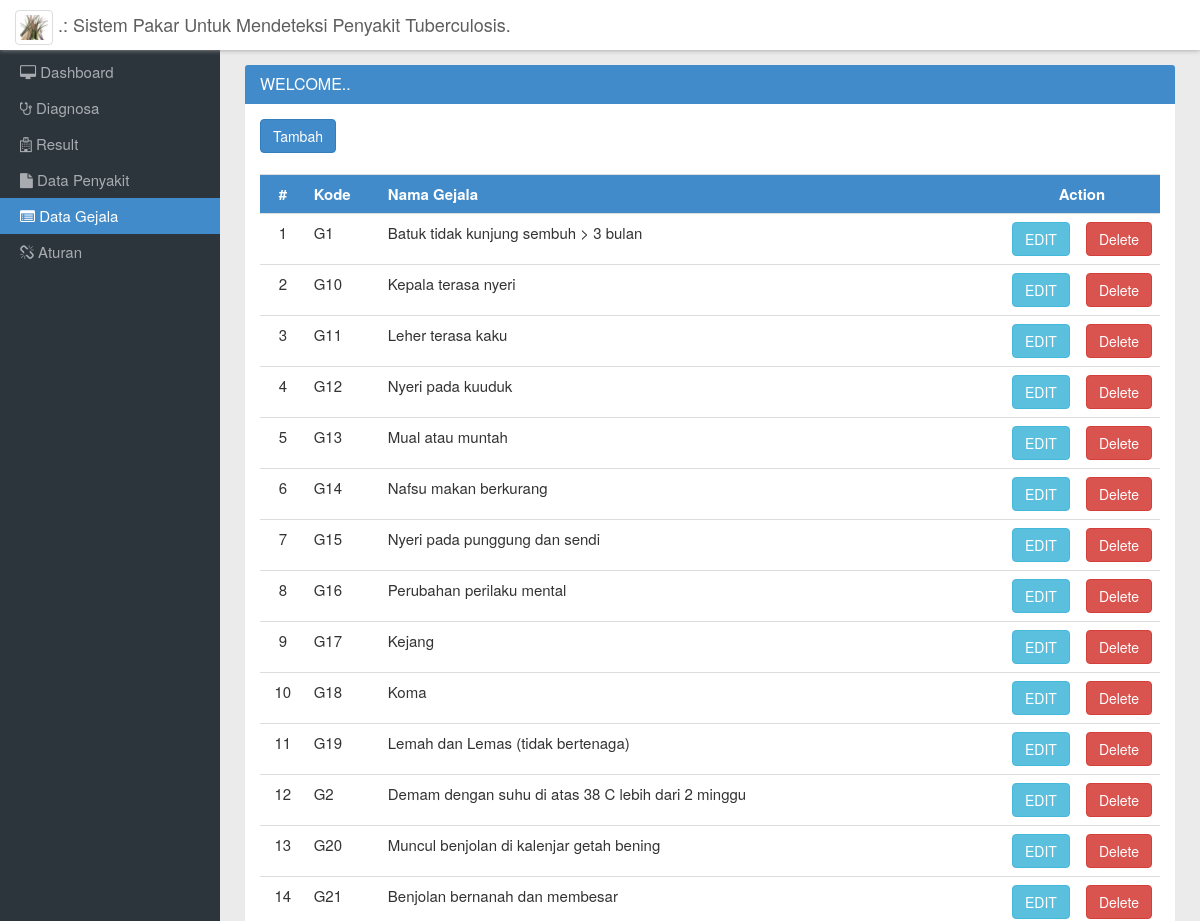
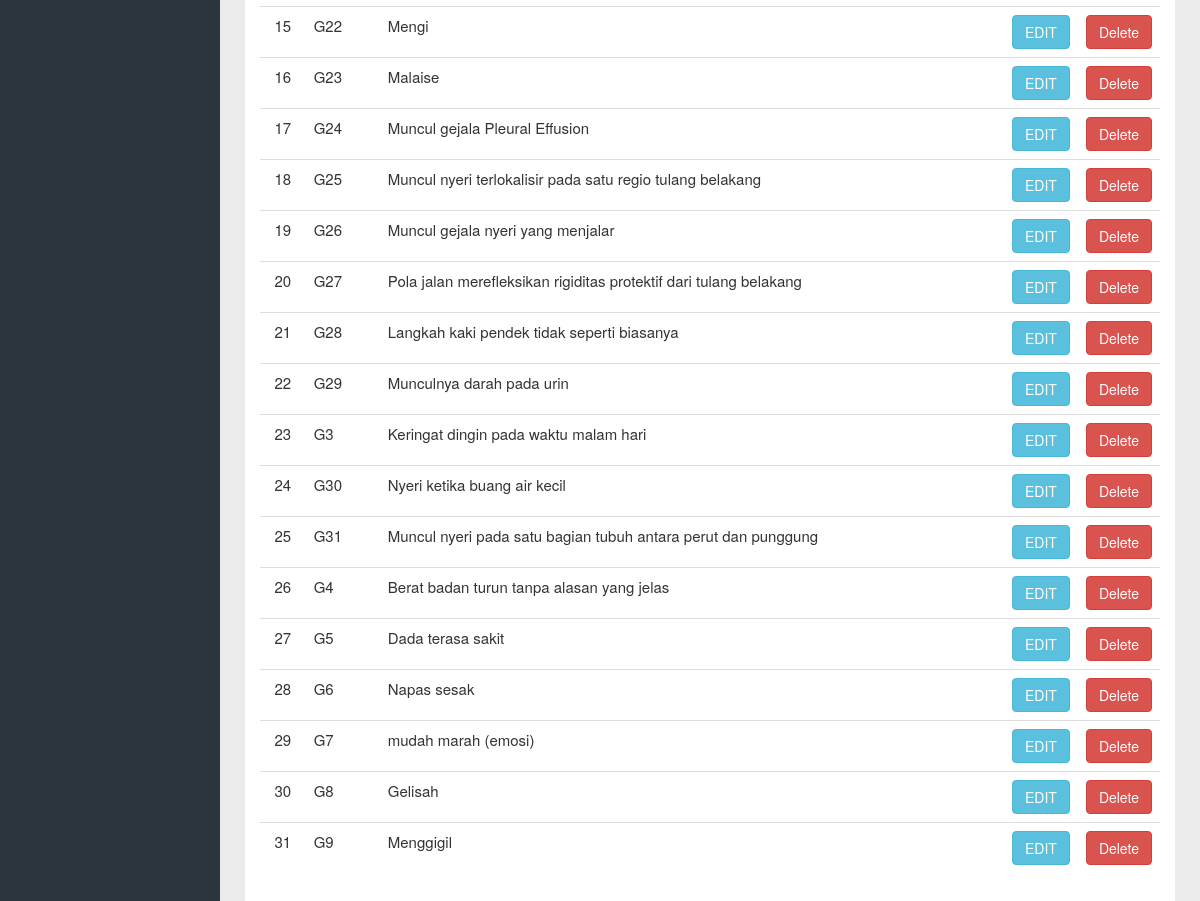
Screenshot of /?p=gejala with the database file from the repository (2 pictures, top to bottom).
### tables this page shows
CREATE TABLE IF NOT EXISTS `gejala` (
  `kd_gejala` varchar(10) NOT NULL,
  `nm_gejala` varchar(150) NOT NULL,
  PRIMARY KEY (`kd_gejala`)
);

### gejala.php (the view, shortened to what this page needs)
<button type="button" class="btn btn-primary" data-toggle="modal" data-target="#myModal">
    Tambah
</button>
<br/>
<br/>
<table class="table table-hover">
    <tr class="bg-primary">
        <td align="center"><b>#</b></td>
        <td width = ""><b>Kode</b></td>
        <td width = ""><b>Nama Gejala</b></td>
        <td width = "10%" colspan="2" align="center"><b>Action</b></td>
    </tr>
    <?php
    $sql2 = "SELECT * FROM gejala order by kd_gejala asc";
    $query2 = mysql_query($sql2);
    $i = 0;
    while ($data = mysql_fetch_array($query2)) {
        $out_kode = $data['kd_gejala'];
        $out_nama = $data['nm_gejala'];
        $i++;
        ?>
        <tr>
            <td align ="center"><?php echo "$i"; ?></td>
            <td><?php echo $out_kode; ?></td>
            <td><?php echo $out_nama; ?></td>
            <?php echo "
        <form action='?p=action/t_editgejala' method='POST'>
        <td align = center>
        <input type='hidden' name='kd_gejala' value= $data[kd_gejala] />
        <input type='submit' class='btn btn-info' name='submit' value= EDIT />
        </td>
        </form>
        <td align = center><a class='btn btn-danger' href =action/t_deletegejala.php?kd_gejala=$data[kd_gejala]>Delete</a></td>
        "
            ?>
        </tr>
        <?php
    }
    ?>
</table>

### index.php (shortened to what this page needs)
<!DOCTYPE html>
<html>
    <head>
        <link rel="stylesheet" href="base/jquery.ui.all.css">
        <link href="css/bootstrap.css" rel="stylesheet">
        <link href="css/font-awesome.min.css" rel="stylesheet">
        <link href="css/style.css" rel="stylesheet">
        <link href="css/style-responsive.css" rel="stylesheet">
    </head>
    <body>
        <div id="container">
            <div id="header" class="header navbar navbar-default navbar-fixed-top">
                <div class="container-fluid">
                    <div class="navbar-header">
                        <a href="#" class="navbar-brand" >
                            <img class="img-thumbnail" src="img/icon.png"> .: Sistem Pakar Untuk Mendeteksi Penyakit Tuberculosis.</a>
                    </div>
                </div>
            </div>
            <div id="content" class="content">
                <div class="row">
                    <div class="col-md-12 ui-sortable">
                        <div class="panel panel-inverse">
                            <div class="panel-heading">
                                <h4 class="panel-title">WELCOME..</h4>
                            </div>
                            <div class="panel-body">
                                <?php
                                if (isset($_GET['p'])) {
                                    $p = $_GET['p'];
                                }
                                if (file_exists($p . ".php")) {
                                    include $p . ".php";
                                } else {
                                    include "main.php";
                                }
                                if ($p == "diagnosa") {
                                    $priksa1 = "active";
                                } else if ($p == "result") {
                                    $priksa2 = "active";
                                } else if ($p == "penyakit" or $p == "action/t_editpenyakit") {
                                    $priksa3 = "active";
                                } else if ($p == "gejala" or $p == "action/t_editgejala") {
                                    $priksa4 = "active";
                                } else if ($p == "aturan" or $p == "action/t_editaturan") {
                                    $priksa5 = "active";
                                } else if ($p == "logout") {
                                    $priksa6 = "active";
                                } else {
                                    $priksa = "active";
                                }
                                ?>
                            </div>
                        </div>
                    </div>
                </div>
            </div>
            <div id="sidebar" class="sidebar">
                <ul class="nav">
                    <li class="<?php echo "$priksa"; ?>">
                        <a href="index.php">
                            <i class="fa fa-desktop"></i>
                            <span>Dashboard</span></a>
                    </li>
                    <li class = "<?php echo "$priksa1"; ?>">
                        <a href="?p=diagnosa">
                            <i class="fa fa-stethoscope"></i>
                            <span>Diagnosa</span></a>
                    </li>
                    <li class = "<?php echo "$priksa2"; ?>">
                        <a href="?p=result">
                            <i class="fa fa-hospital-o"></i>
                            <span>Result</span></a>
                    </li>
                    <li class = "<?php echo "$priksa3"; ?>">
                        <a href="?p=penyakit">
                            <i class="fa fa-file"></i>
                            <span>Data Penyakit</span></a>
                    </li>
                    <li class = "<?php echo "$priksa4"; ?>">
                        <a href="?p=gejala">
                            <i class="fa fa-list-alt"></i>
                            <span>Data Gejala</span></a>
                    </li>
                    <li class = "<?php echo "$priksa5"; ?>">
                        <a href="?p=aturan">
                            <i class="fa fa-chain-broken"></i>
                            <span>Aturan</span></a>
                    </li>
                </ul>
            </div>
        </div>
    </body>
</html>

### css/style.css (style rules this page uses)
body { padding-top:45px; background:#ebebeb; font-size:15px; }
h4 { color:#000000 }
.header { z-index:20 }
.navbar { border:none; -webkit-border-radius:0; -moz-border-radius:0; -o-border-radius:0; border-radius:0 }
.navbar-default { background:#fff; -webkit-box-shadow:0 0 5px #999; -moz-box-shadow:0 0 5px #999; -o-box-shadow:0 0 5px #999; box-shadow:0 0 5px #999 }
.navbar-brand { padding:10px 15px; }
.navbar-default .navbar-brand { color:#333 }
.sidebar { width:220px; position:fixed; left:0; top:0; bottom:0; padding-top:54px; background:#2d353c; z-index:10; }
.sidebar .nav>li>a { padding:8px 20px; line-height:20px; color:#a8acb1 }
.sidebar .nav>li.active>a,.sidebar .nav>li.active>a:focus,.sidebar .nav>li.active>a:hover { color:#fff; background:#428BCA }
.content { margin-left:220px; padding:20px 25px }
.panel { border:none; }
.panel-heading { color:#fff; background:#428bca; }

### rows the page displays
gejala: kd_gejala "G1", nm_gejala "Batuk tidak kunjung sembuh > 3 bulan"
gejala: kd_gejala "G10", nm_gejala "Kepala terasa nyeri"
gejala: kd_gejala "G11", nm_gejala "Leher terasa kaku"
gejala: kd_gejala "G12", nm_gejala "Nyeri pada kuuduk"
gejala: kd_gejala "G13", nm_gejala "Mual atau muntah"
gejala: kd_gejala "G14", nm_gejala "Nafsu makan berkurang"
gejala: kd_gejala "G15", nm_gejala "Nyeri pada punggung dan sendi"
gejala: kd_gejala "G16", nm_gejala "Perubahan perilaku mental"
gejala: kd_gejala "G17", nm_gejala "Kejang"
gejala: kd_gejala "G18", nm_gejala "Koma"
gejala: kd_gejala "G19", nm_gejala "Lemah dan Lemas (tidak bertenaga)"
gejala: kd_gejala "G2", nm_gejala "Demam dengan suhu di atas 38 C lebih dari 2 minggu"
gejala: kd_gejala "G20", nm_gejala "Muncul benjolan di kalenjar getah bening"
gejala: kd_gejala "G21", nm_gejala "Benjolan bernanah dan membesar"
gejala: kd_gejala "G22", nm_gejala "Mengi"
gejala: kd_gejala "G23", nm_gejala "Malaise"
gejala: kd_gejala "G24", nm_gejala "Muncul gejala Pleural Effusion"
gejala: kd_gejala "G25", nm_gejala "Muncul nyeri terlokalisir pada satu regio tulang belakang"
gejala: kd_gejala "G26", nm_gejala "Muncul gejala nyeri yang menjalar"
gejala: kd_gejala "G27", nm_gejala "Pola jalan merefleksikan rigiditas protektif dari tulang belakang"
gejala: kd_gejala "G28", nm_gejala "Langkah kaki pendek tidak seperti biasanya"
gejala: kd_gejala "G29", nm_gejala "Munculnya darah pada urin"
gejala: kd_gejala "G3", nm_gejala "Keringat dingin pada waktu malam hari"
gejala: kd_gejala "G30", nm_gejala "Nyeri ketika buang air kecil"
gejala: kd_gejala "G31", nm_gejala "Muncul nyeri pada satu bagian tubuh antara perut dan punggung"
gejala: kd_gejala "G4", nm_gejala "Berat badan turun tanpa alasan yang jelas"
gejala: kd_gejala "G5", nm_gejala "Dada terasa sakit"
gejala: kd_gejala "G6", nm_gejala "Napas sesak"
gejala: kd_gejala "G7", nm_gejala "mudah marah (emosi)"
gejala: kd_gejala "G8", nm_gejala "Gelisah"
gejala: kd_gejala "G9", nm_gejala "Menggigil"
